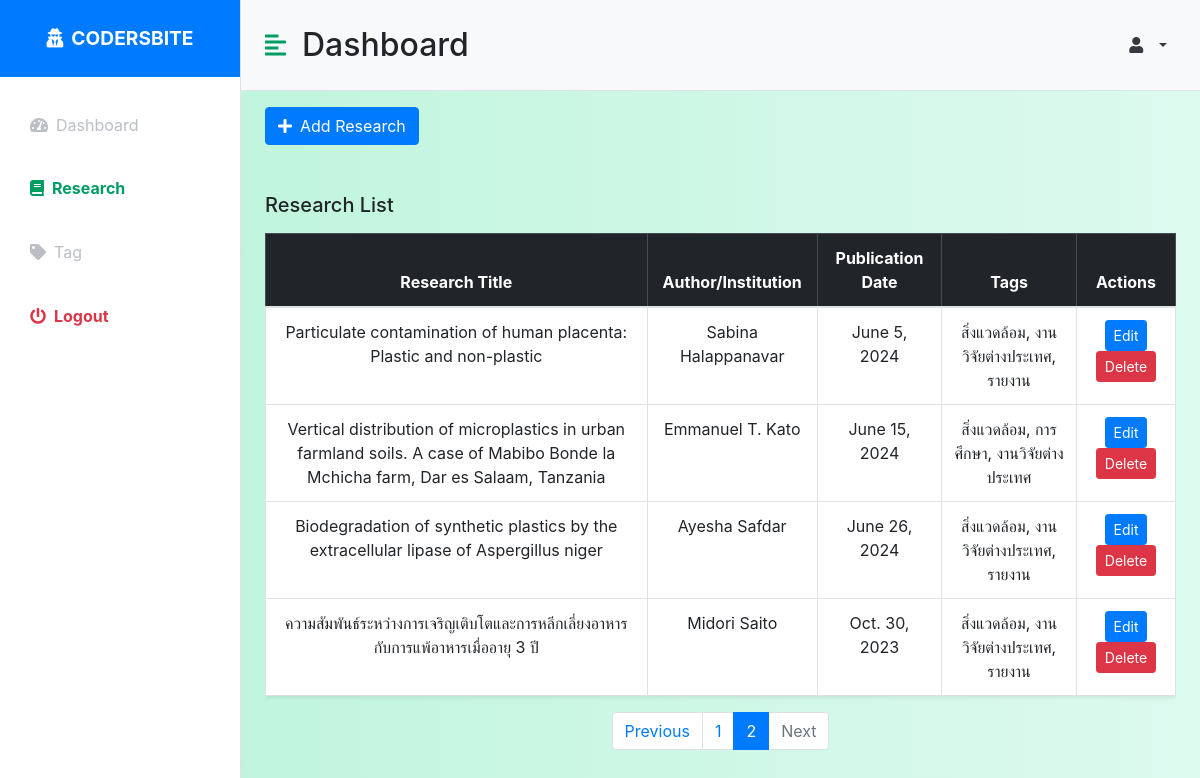
The page /Research/?page=2 on the database its author committed.
### research_app/models.py (models this page shows, shortened)
class ProjectModel(models.Model):
    user = models.ForeignKey(User, on_delete=models.CASCADE)
    project_name = models.CharField(max_length=255)
    author_name = models.CharField(max_length=255)
    project_date = models.DateField()
    project_tag = models.ManyToManyField(TagModel, related_name='projects')
    image = models.ImageField(upload_to="img/")
    pdf_file = models.FileField(upload_to="pdf/")
    created_time = models.DateTimeField(auto_now_add=True)
    updated_time = models.DateTimeField(auto_now=True)
    created_by = models.ForeignKey(User, related_name='created_projects', on_delete=models.CASCADE, null=True, blank=True, editable=False)
    updated_by = models.ForeignKey(User, related_name='updated_projects', on_delete=models.CASCADE, null=True, blank=True, editable=False)

class TagModel(models.Model):
    name = models.CharField(max_length=255)
    created_time = models.DateTimeField(auto_now_add=True)
    updated_time = models.DateTimeField(auto_now=True)
    created_by = models.ForeignKey(User, related_name='created_tags', on_delete=models.CASCADE, null=True, blank=True, editable=False)
    updated_by = models.ForeignKey(User, related_name='updated_tags', on_delete=models.CASCADE, null=True, blank=True, editable=False)
    def __str__(self):
        return self.name

### research_app/views.py (the view)
# urls.py: path('Research/', views.research_list, name='research_list'),
def research_list(request):
    projects = ProjectModel.objects.all()
    tags = TagModel.objects.all()
    admin = request.user
    page = request.GET.get('page', 1)
    paginator = Paginator(projects, 5)
    try:
        projectpage = paginator.page(page)
    except PageNotAnInteger:
        projectpage = paginator.page(1)
    except EmptyPage:
        projectpage = paginator.page(paginator.num_pages)
    return render(request, 'admins/research_crud/research_list.html', {
        'admin': admin,
        'tags': tags,
        'projectpage': projectpage,
    })

### research_app/templates/admins/research_crud/research_list.html (shortened to what this page needs)
{% load static %}
<!DOCTYPE html>
<html lang="en">
<head>
    <link href="https://cdn.jsdelivr.net/npm/bootstrap@5.3.0/dist/css/bootstrap.min.css" rel="stylesheet">
    <link href="https://cdnjs.cloudflare.com/ajax/libs/select2/4.0.13/css/select2.min.css" rel="stylesheet">
    <link rel="stylesheet" href="https://cdnjs.cloudflare.com/ajax/libs/font-awesome/5.15.3/css/all.min.css">
    <link rel="stylesheet" href="{% static 'css/styles.css' %}">
    <link href="https://maxcdn.bootstrapcdn.com/bootstrap/4.5.2/css/bootstrap.min.css" rel="stylesheet">
    <link rel="stylesheet" href="{% static 'css/styles.css' %}">
</head>
<body>
    <div class="d-flex" id="wrapper">
        <div class="bg-white border-end" id="sidebar-wrapper">
            <div class="sidebar-heading text-center py-4 bg-primary text-white fw-bold text-uppercase">
                <i class="fas fa-user-secret me-2"></i>Codersbite
            </div>
            <div class="list-group list-group-flush my-3">
                <a href="{% url 'admin_list' %}" class="list-group-item list-group-item-action bg-transparent second-text">
                    <i class="fas fa-tachometer-alt me-2"></i>Dashboard
                </a>
                <a href="{% url 'research_list' %}" class="list-group-item list-group-item-action bg-transparent second-text active">
                    <i class="fas fa-book me-2"></i>Research
                </a>
                <a href="{% url 'tag_list' %}" class="list-group-item list-group-item-action bg-transparent second-text">
                    <i class="fas fa-tag me-2"></i>Tag
                </a>
                <a href="{% url 'logout' %}" class="list-group-item list-group-item-action bg-transparent text-danger fw-bold">
                    <i class="fas fa-power-off me-2"></i>Logout
                </a>
            </div>
        </div>
        <div id="page-content-wrapper">
            <nav class="navbar navbar-expand-lg navbar-light bg-light py-4 px-4 border-bottom">
                <div class="d-flex align-items-center">
                  <i
                    class="fas fa-align-left primary-text fs-4 me-3 "
                    id="menu-toggle"
                  ></i>
                  <h2 class="fs-2 m-0">Dashboard</h2>
                </div>
                  <div class="collapse navbar-collapse" id="navbarSupportedContent">
                      <ul class="navbar-nav ms-auto">
                          <li class="nav-item dropdown">
                              <a class="nav-link dropdown-toggle text-dark fw-bold" href="#" id="navbarDropdown" role="button" data-bs-toggle="dropdown">
                                  <i class="fas fa-user me-2"></i>{{ admin.username }}
                              </a>
                          </li>
                      </ul>
                  </div>
              </nav>
            <div class="container-fluid px-4">
                <div class="row my-3">
                    <div class="col-md-12">
                        <button class="btn btn-primary" data-bs-toggle="modal" data-bs-target="#addProjectModal" title="เพิ่มข้อมูล Research">
                            <i class="fas fa-plus me-2"></i>Add Research
                        </button>
                    </div>
                </div>
                <div class="row my-5">
                    <div class="col">
                        <h3 class="fs-5 mb-3">Research List</h3>
                        <div class="table-responsive">
                            <table class="table table-bordered table-hover shadow-sm text-center">
                                <thead class="table-dark">
                                    <tr>
                                        <th scope="col">Research Title</th>
                                        <th scope="col">Author/Institution</th>
                                        <th scope="col">Publication Date</th>
                                        <th scope="col">Tags</th>
                                        <th scope="col">Actions</th>
                                    </tr>
                                </thead>
                                <tbody>
                                    {% for project in projectpage %}
                                    <tr>
                                        <td>{{ project.project_name }}</td>
                                        <td>{{ project.author_name }}</td>
                                        <td>{{ project.project_date }}</td>
                                        <td>{{ project.project_tag.all|join:", " }}</td>
                                        <td>
                                            <button class="btn btn-sm btn-primary" data-bs-toggle="modal" data-bs-target="#editResearchModal-{{ project.id }}" title="เเก้ไขข้อมูล Research">
                                                Edit
                                            </button>
                                            <button class="btn btn-sm btn-danger" data-bs-toggle="modal" data-bs-target="#deleteResearchModal-{{ project.id }}" title="ลบข้อมูล Research">
                                                Delete
                                            </button>
                                        </td>
                                    </tr>
                                    {% endfor %}
                                </tbody>
                            </table>
                        </div>
                        <nav aria-label="Page navigation">
                            {% if projectpage.has_other_pages %}
                            <ul class="pagination justify-content-center">
                                {% if projectpage.has_previous %}
                                <li class="page-item">
                                    <a class="page-link" href="?page={{ projectpage.previous_page_number }}">Previous</a>
                                </li>
                                {% else %}
                                <li class="page-item disabled">
                                    <span class="page-link">Previous</span>
                                </li>
                                {% endif %}
                                {% for i in projectpage.paginator.page_range %}
                                {% if projectpage.number == i %}
                                <li class="page-item active">
                                    <span class="page-link">{{ i }}</span>
                                </li>
                                {% else %}
                                <li class="page-item">
                                    <a class="page-link" href="?page={{ i }}">{{ i }}</a>
                                </li>
                                {% endif %}
                                {% endfor %}
                                {% if projectpage.has_next %}
                                <li class="page-item">
                                    <a class="page-link" href="?page={{ projectpage.next_page_number }}">Next</a>
                                </li>
                                {% else %}
                                <li class="page-item disabled">
                                    <span class="page-link">Next</span>
                                </li>
                                {% endif %}
                            </ul>
                            {% endif %}
                        </nav>
                    </div>
                </div>
            </div>
        </div>
    </div>
</body>
</html>

### research_app/static/css/styles.css (style rules this page uses)
:root { --main-bg-color: #009d63; --main-text-color: #009d63; --second-text-color: #bbbec5; --second-bg-color: #c1efde; }
.primary-text { color: var(--main-text-color); }
.second-text { color: var(--second-text-color); }
#wrapper { overflow-x: hidden; background-image: linear-gradient( to right, #baf3d7, #c2f5de, #cbf7e4, #d4f8ea, #ddfaef ); }
#sidebar-wrapper { min-height: 100vh; margin-left: -15rem; -webkit-transition: margin 0.25s ease-out; -moz-transition: margin 0.25s ease-out; -o-transition: margin 0.25s ease-out; transition: margin 0.25s ease-out; }
#sidebar-wrapper .sidebar-heading { padding: 0.875rem 1.25rem; font-size: 1.2rem; }
#sidebar-wrapper .list-group { width: 15rem; }
#page-content-wrapper { min-width: 100vw; }
#menu-toggle { cursor: pointer; }
.list-group-item { border: none; padding: 20px 30px; }
.list-group-item.active { background-color: transparent; color: var(--main-text-color); font-weight: bold; border: none; }
@media (min-width: 768px) { #sidebar-wrapper { margin-left: 0; } }
@media (min-width: 768px) { #page-content-wrapper { min-width: 0; width: 100%; } }
.nav-link { border: 1px solid #0000; }

### rows shown on the page
ProjectModel: project_name "Particulate contamination of human placenta: Plastic and non-plastic", author_name "Sabina Halappanavar", project_date "June 5, 2024", project_tag.all "สิ่งแวดล้อม, งานวิจัยต่างประเทศ, รายงาน"
ProjectModel: project_name "Vertical distribution of microplastics in urban farmland soils. A case of Mabibo Bonde la Mchicha farm, Dar es Salaam, Tanzania", author_name "Emmanuel T. Kato", project_date "June 15, 2024", project_tag.all "สิ่งแวดล้อม, การศึกษา, งานวิจัยต่างประเทศ"
ProjectModel: project_name "Biodegradation of synthetic plastics by the extracellular lipase of Aspergillus niger", author_name "Ayesha Safdar", project_date "June 26, 2024", project_tag.all "สิ่งแวดล้อม, งานวิจัยต่างประเทศ, รายงาน"
ProjectModel: project_name "ความสัมพันธ์ระหว่างการเจริญเติบโตและการหลีกเลี่ยงอาหารกับการแพ้อาหารเมื่ออายุ 3 ปี", author_name "Midori Saito", project_date "Oct. 30, 2023", project_tag.all "สิ่งแวดล้อม, งานวิจัยต่างประเทศ, รายงาน"

### other values the page prints
{{ i }} "1"
{{ i }} "2"
